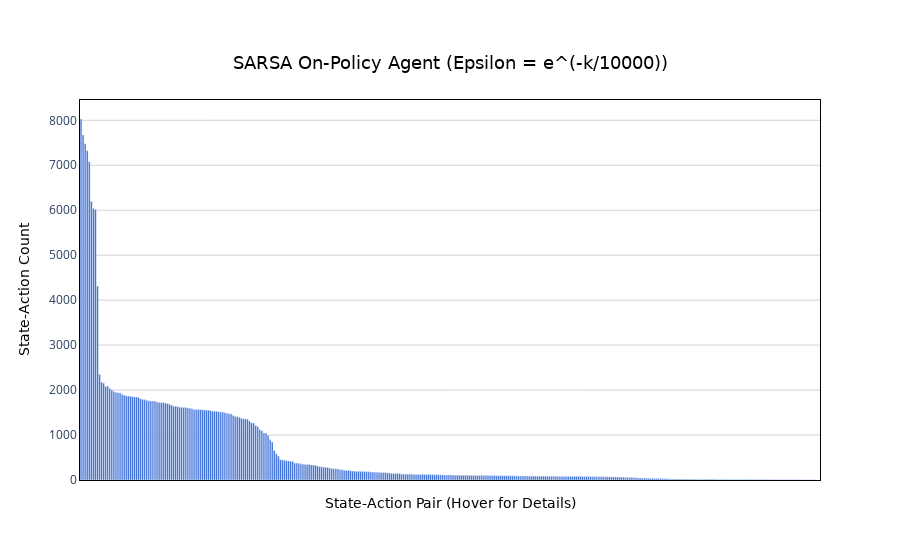

Write notebook code for a chart like this one.
### Code cell
plot_state_action_counts(sarsa_agent_4.n_counter, "SARSA On-Policy Agent (Epsilon = e^(-k/10000))")

### Figure 1 — Plotly figure (JSON) as saved in the notebook; plotly's stock layout.template omitted (floating-point values rounded to 4 significant figures; data arrays with more than 128 entries replaced by an {"elided": "..."} marker saying what was removed)
{"data": [{"hoverinfo": "text", "hoverlabel": {"bgcolor": "rgba(60, 60, 60, 0.85)", "bordercolor": "rgba(60, 60, 60, 0.85)", "font": {"color": "white", "family": "DejaVu Sans, Arial, sans-serif"}}, "hovertext": {"elided": "360 str values"}, "marker": {"color": "#245cd4"}, "type": "bar", "x": {"elided": "360 str values"}, "y": {"elided": "360 int values"}}], "layout": {"plot_bgcolor": "white", "title": {"font": {"color": "black", "family": "DejaVu Sans, Arial, sans-serif", "size": 18}, "text": "SARSA On-Policy Agent (Epsilon = e^(-k/10000))", "x": 0.5, "xanchor": "center", "y": 0.9, "yanchor": "top"}, "xaxis": {"linecolor": "black", "linewidth": 1, "mirror": true, "showline": true, "tickmode": "array", "ticktext": [], "tickvals": [], "title": {"font": {"color": "black", "family": "DejaVu Sans, Arial, sans-serif", "size": 14}, "text": "State-Action Pair (Hover for Details)"}}, "yaxis": {"gridcolor": "lightgray", "gridwidth": 1, "linecolor": "black", "linewidth": 1, "mirror": true, "showgrid": true, "showline": true, "title": {"font": {"color": "black", "family": "DejaVu Sans, Arial, sans-serif", "size": 14}, "text": "State-Action Count"}}}}
